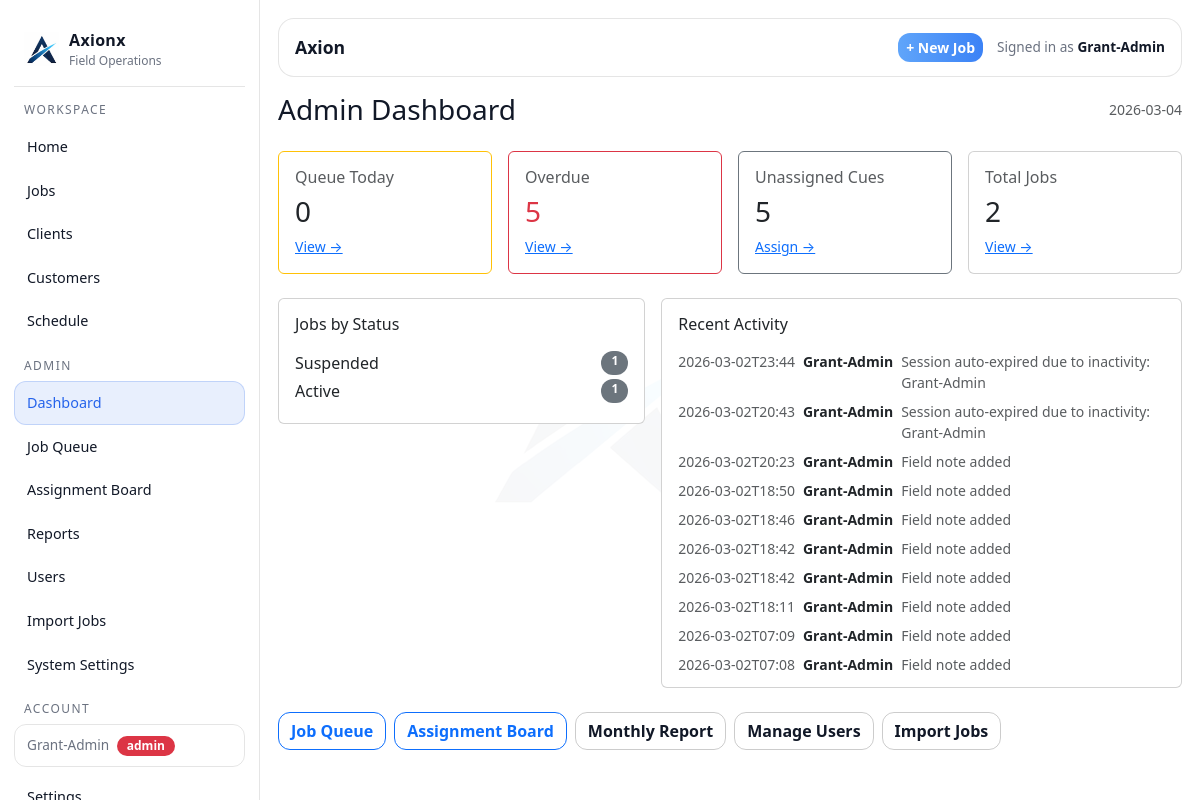
The app's page /admin (signed in), older data.
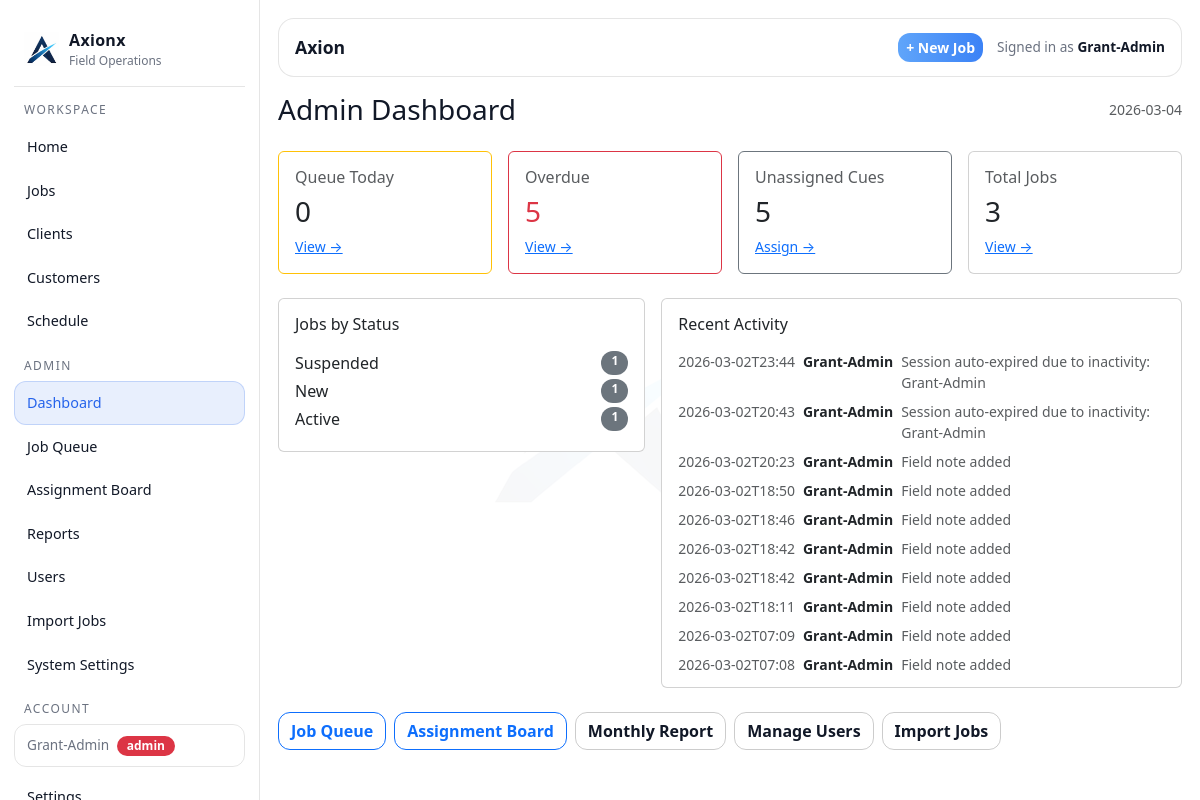
The same page, newer data.
### tables this page shows
CREATE TABLE users (
        id INTEGER PRIMARY KEY AUTOINCREMENT,
        full_name TEXT NOT NULL,
        email TEXT UNIQUE NOT NULL,
        password TEXT NOT NULL,
        role TEXT NOT NULL,
        active INTEGER NOT NULL DEFAULT 1,
        created_at TEXT NOT NULL
    );

CREATE TABLE jobs (
        id INTEGER PRIMARY KEY AUTOINCREMENT,

        internal_job_number TEXT NOT NULL,
        client_reference TEXT,
        display_ref TEXT NOT NULL,

        client_id INTEGER,
        customer_id INTEGER,
        assigned_user_id INTEGER,

        job_type TEXT NOT NULL,
        visit_type TEXT NOT NULL,
        status TEXT NOT NULL,
        priority TEXT NOT NULL,

        job_address TEXT,
        description TEXT,

        created_at TEXT NOT NULL,
        updated_at TEXT NOT NULL, lender_name TEXT, account_number TEXT, regulation_type TEXT, arrears_cents INTEGER, costs_cents INTEGER, mmp_cents INTEGER, job_due_date TEXT, bill_to_client_id INTEGER, payment_frequency TEXT, client_job_number TEXT,

        FOREIGN KEY(client_id) REFERENCES clients(id),
        FOREIGN KEY(customer_id) REFERENCES customers(id),
        FOREIGN KEY(assigned_user_id) REFERENCES users(id)
    );

CREATE TABLE audit_log (
        id INTEGER PRIMARY KEY AUTOINCREMENT,
        actor_user_id INTEGER,
        entity_type TEXT NOT NULL,
        entity_id INTEGER,
        action TEXT NOT NULL,
        message TEXT NOT NULL,
        meta_json TEXT,
        created_at TEXT NOT NULL,
        FOREIGN KEY(actor_user_id) REFERENCES users(id)
    );

### app.py (the view)
@app.get("/admin")
@admin_required
def admin_dashboard():
    today = datetime.now().date().isoformat()
    conn = db()
    cur = conn.cursor()
    cur.execute("SELECT COUNT(*) c FROM cue_items WHERE due_date = ? AND status IN ('Pending','In Progress')", (today,))
    cues_today = cur.fetchone()["c"]
    cur.execute("SELECT COUNT(*) c FROM cue_items WHERE due_date < ? AND status IN ('Pending','In Progress')", (today,))
    cues_overdue = cur.fetchone()["c"]
    cur.execute("SELECT COUNT(*) c FROM cue_items WHERE assigned_user_id IS NULL AND status IN ('Pending','In Progress')")
    cues_unassigned = cur.fetchone()["c"]
    cur.execute("SELECT status, COUNT(*) c FROM jobs GROUP BY status ORDER BY c DESC")
    jobs_by_status = cur.fetchall()
    cur.execute("""
        SELECT a.*, u.full_name actor_name
        FROM audit_log a
        LEFT JOIN users u ON u.id = a.actor_user_id
        ORDER BY a.id DESC
        LIMIT 20
    """)
    recent = cur.fetchall()
    conn.close()
    return render_template("admin.html",
                           today=today,
                           cues_today=cues_today,
                           cues_overdue=cues_overdue,
                           cues_unassigned=cues_unassigned,
                           jobs_by_status=jobs_by_status,
                           recent=recent)

### app.py (called while the page is built)
def db():
    conn = sqlite3.connect(DB_PATH)
    conn.row_factory = sqlite3.Row
    return conn

def add_column_if_missing(cur, table, col, coltype):
    cur.execute(f"PRAGMA table_info({table})")
    cols = [r["name"] for r in cur.fetchall()]
    if col not in cols:
        cur.execute(f"ALTER TABLE {table} ADD COLUMN {col} {coltype}")

@app.context_processor
def inject_globals():
    return {
        "GOOGLE_MAPS_API_KEY": os.environ.get("GOOGLE_MAPS_API_KEY", ""),
        "google_maps_api_key": os.getenv("GOOGLE_MAPS_API_KEY", "")
    }

@app.before_request
def _ensure_db():
    init_db()

def admin_required(f):
    @wraps(f)
    def wrapper(*args, **kwargs):
        if not session.get("user_id"):
            return redirect(url_for("login"))
        if session.get("role") != "admin":
            flash("Admin access required.", "danger")
            return redirect(url_for("index"))
        return f(*args, **kwargs)
    return wrapper

### templates/admin.html
{% extends "layout.html" %}
{% block content %}
<div class="d-flex justify-content-between align-items-center mb-4">
  <h3 class="m-0">Admin Dashboard</h3>
  <span class="text-muted small">{{ today }}</span>
</div>
<div class="row g-3 mb-4">
  <div class="col-6 col-lg-3">
    <div class="card p-3 border-warning">
      <div class="h6 text-muted">Queue Today</div>
      <div class="h3">{{ cues_today }}</div>
      <a class="small" href="/queue?date={{ today }}">View →</a>
    </div>
  </div>
  <div class="col-6 col-lg-3">
    <div class="card p-3 border-danger">
      <div class="h6 text-muted">Overdue</div>
      <div class="h3 text-danger">{{ cues_overdue }}</div>
      <a class="small" href="/queue">View →</a>
    </div>
  </div>
  <div class="col-6 col-lg-3">
    <div class="card p-3 border-secondary">
      <div class="h6 text-muted">Unassigned Cues</div>
      <div class="h3">{{ cues_unassigned }}</div>
      <a class="small" href="/assign">Assign →</a>
    </div>
  </div>
  <div class="col-6 col-lg-3">
    <div class="card p-3">
      <div class="h6 text-muted">Total Jobs</div>
      <div class="h3">{{ jobs_by_status | sum(attribute='c') }}</div>
      <a class="small" href="/jobs">View →</a>
    </div>
  </div>
</div>
<div class="row g-3">
  <div class="col-12 col-lg-5">
    <div class="card p-3">
      <div class="h6 mb-3">Jobs by Status</div>
      {% for row in jobs_by_status %}
        <div class="d-flex justify-content-between mb-1">
          <span>{{ row.status }}</span>
          <span class="badge bg-secondary">{{ row.c }}</span>
        </div>
      {% else %}
        <div class="text-muted small">No jobs yet.</div>
      {% endfor %}
    </div>
  </div>
  <div class="col-12 col-lg-7">
    <div class="card p-3">
      <div class="h6 mb-3">Recent Activity</div>
      <div style="max-height:320px;overflow-y:auto">
        {% for r in recent %}
          <div class="d-flex gap-2 mb-2 small">
            <span class="text-muted text-nowrap">{{ r.created_at[:16] }}</span>
            <span class="fw-semibold text-nowrap">{{ r.actor_name or "System" }}</span>
            <span class="text-muted">{{ r.message }}</span>
          </div>
        {% else %}
          <div class="text-muted small">No activity yet.</div>
        {% endfor %}
      </div>
    </div>
  </div>
</div>
<div class="mt-4 d-flex gap-2 flex-wrap">
  <a class="btn btn-outline-primary" href="/queue?date={{ today }}">Job Queue</a>
  <a class="btn btn-outline-primary" href="/assign?date={{ today }}">Assignment Board</a>
  <a class="btn btn-outline-secondary" href="/reports/monthly">Monthly Report</a>
  <a class="btn btn-outline-secondary" href="/users">Manage Users</a>
  <a class="btn btn-outline-secondary" href="/import/jobs">Import Jobs</a>
</div>
{% endblock %}

### templates/layout.html (shortened to what this page needs)
<!doctype html>
<html lang="en">
<head>
  <link href="https://cdn.jsdelivr.net/npm/bootstrap@5.3.3/dist/css/bootstrap.min.css" rel="stylesheet">
</head>
<body>
  <div class="ax-shell">
    <aside class="ax-sidebar">
      <a class="ax-brand" href="/dashboard">
        <img src="{{ url_for('static', filename='images/axionx-icon.png') }}" alt="Axionx">
        <div>
          <div class="name">Axionx</div>
          <div class="sub">Field Operations</div>
        </div>
      </a>
      <div class="ax-nav">
        <div class="hint">Workspace</div>
        <a href="/dashboard" class="{% if request.path == '/dashboard' %}active{% endif %}">Home</a>
        <a href="/jobs" class="{% if request.path.startswith('/jobs') %}active{% endif %}">Jobs</a>
        {% if session.get('role') != 'agent' %}
        <a href="/clients" class="{% if request.path.startswith('/clients') %}active{% endif %}">Clients</a>
        <a href="/customers" class="{% if request.path.startswith('/customers') %}active{% endif %}">Customers</a>
        <a href="/schedule" class="{% if request.path.startswith('/schedule') %}active{% endif %}">Schedule</a>
        {% endif %}
        {% if session.get('role') == 'admin' %}
          <div class="hint">Admin</div>
          <a href="/admin" class="{% if request.path == '/admin' %}active{% endif %}">Dashboard</a>
          <a href="/queue" class="{% if request.path.startswith('/queue') %}active{% endif %}">Job Queue</a>
          <a href="/assign" class="{% if request.path.startswith('/assign') %}active{% endif %}">Assignment Board</a>
          <a href="/reports/monthly" class="{% if request.path.startswith('/reports') %}active{% endif %}">Reports</a>
          <a href="/users" class="{% if request.path.startswith('/users') %}active{% endif %}">Users</a>
          <a href="/import/jobs" class="{% if request.path.startswith('/import') %}active{% endif %}">Import Jobs</a>
          <a href="/admin/settings" class="{% if request.path.startswith('/admin/settings') %}active{% endif %}">System Settings</a>
        {% endif %}
        <div class="hint">Account</div>
        {% if session.get('user_id') %}
          <div class="ax-user-chip mb-2">
            {{ session.get('user_name') }}
            <span class="badge {% if session.get('role') == 'admin' %}bg-danger{% else %}bg-secondary{% endif %} ms-1">{{ session.get('role') }}</span>
          </div>
          <a href="/my/settings" class="{% if request.path.startswith('/my/settings') %}active{% endif %}">Settings</a>
        {% else %}
          <a href="/login" class="{% if request.path.startswith('/login') or request.path.startswith('/signup') %}active{% endif %}">Login</a>
        {% endif %}
      </div>
    </aside>
    <main class="ax-main">
      <div class="ax-topbar">
        <div class="title">{% block page_title %}Axion{% endblock %}</div>
        <div style="display:flex; align-items:center; gap:14px;">
          {% if session.get('user_id') and session.get('role') != 'agent' %}
            <a href="/jobs/new" class="btn btn-primary btn-sm">+ New Job</a>
          {% endif %}
          <div style="color:var(--muted); font-size:.85rem;">
            {% if session.get('user_id') %}
              Signed in as <strong style="color:var(--text)">{{ session.get('user_name') }}</strong>
            {% else %}
              Not signed in
            {% endif %}
          </div>
        </div>
      </div>
      {% block content %}{% endblock %}
    </main>
  </div>
</body>
</html>

### templates/layout.html (style rules this page uses)
:root { --bg: #ffffff; --panel: #ffffff; --panel2: #f3f4f6; --card: #f9fafb; --text: #111827; --muted: #6b7280; --line: rgba(0,0,0,.10); --accent: #2563eb; --accent2: #16a34a; --danger: #dc2626; }
body { background: #ffffff; color: var(--text); }
body::before { content: ''; position: fixed; inset: 0; background: url('/static/images/axionx-icon.png') center center / 260px auto no-repeat; opacity: .03; pointer-events: none; z-index: 0; }
.ax-shell { min-height: 100vh; display: grid; grid-template-columns: 260px 1fr; position: relative; z-index: 1; }
.ax-sidebar { background: #ffffff; border-right: 1px solid var(--line); position: sticky; top: 0; height: 100vh; padding: 18px 14px; overflow-y: auto; }
.ax-brand { display:flex; align-items:center; gap: 10px; padding: 10px 10px 16px 10px; border-bottom: 1px solid var(--line); margin-bottom: 14px; text-decoration: none; }
.ax-brand img { height: 34px; }
.ax-brand .name { font-weight: 700; letter-spacing: .3px; color: var(--text); }
.ax-brand .sub { font-size: .75rem; color: var(--muted); }
.ax-nav a { display:flex; align-items:center; gap: 10px; padding: 10px 12px; border-radius: 12px; color: var(--text); text-decoration:none; border: 1px solid transparent; font-size: .9rem; }
.ax-nav a.active { background: rgba(37,99,235,.10); border-color: rgba(37,99,235,.20); color: #2563eb; }
.ax-nav .hint { color: var(--muted); font-size: .75rem; margin: 14px 10px 6px; text-transform: uppercase; letter-spacing: .12em; }
.ax-user-chip { margin-top: auto; padding: 10px 12px; border-radius: 12px; border: 1px solid var(--line); font-size: .85rem; color: var(--muted); }
.ax-main { padding: 18px 18px 28px; min-width: 0; }
.ax-topbar { background: #ffffff; border: 1px solid var(--line); border-radius: 16px; padding: 14px 16px; display:flex; align-items:center; justify-content: space-between; margin-bottom: 16px; }
.ax-topbar .title { font-size: 1.1rem; font-weight: 650; }
.btn { border-radius: 12px; font-weight: 600; }
.btn-primary { background: linear-gradient(90deg, #60a5fa, #3b82f6); border: 0; }
.btn-outline-secondary { border-color: rgba(0,0,0,.20); color: var(--text); }
.badge { border-radius: 999px; padding: 4px 10px; font-weight: 600; font-size: .75rem; }
h3, h4, h5 { color: var(--text); }

Row changes from the older to the newer data that the page shows:
added jobs: status "New", c "1"
Text that changed along with them:
{{ jobs_by_status | sum(attribute='c') }}: "2" → "3"
